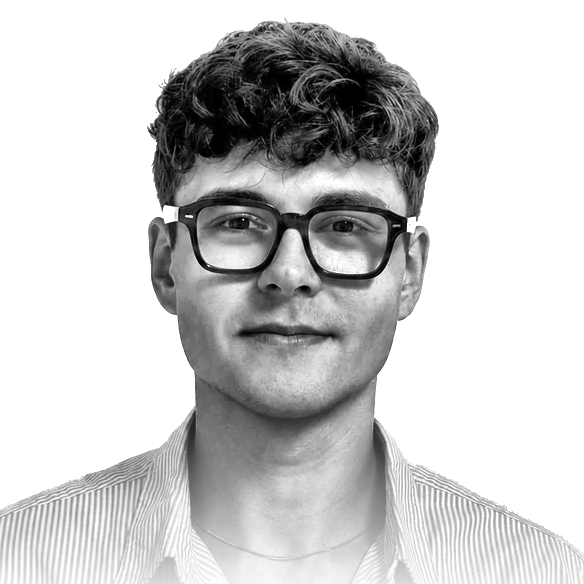
#> input picture assets/portrait-prepped.png, 584 x 584 px
$ python make_ascii_svg.py
#> lines starting #> are read from the running program, lines starting #| are printed output that depends on the picture
### scripts/theme.py
"""Palette partagée et helpers SVG communs aux trois modules du profil.

Un seul endroit définit les couleurs et le mécanisme clair/sombre. Les trois
générateurs (portrait, carte, heatmap) importent d'ici : sans ça ils divergent
au premier ajustement.

Deux contraintes portent tout ce fichier :

1. GitHub sert le README en thème clair OU sombre selon le lecteur, et un SVG
   inclus via <img> ne peut pas le savoir autrement qu'avec `prefers-color-scheme`.
2. L'animation doit être une *amélioration* d'un état déjà lisible, jamais une
   condition d'affichage. D'où `prefers-reduced-motion: no-preference` : par
   défaut tout est visible et figé, le mouvement ne s'ajoute que si le lecteur
   ne l'a pas refusé. C'est aussi pourquoi on n'utilise pas SMIL, qui ignore
   les media queries.
"""

# --- Fonds de référence GitHub (pour la vérification de contraste) -----------

BG_LIGHT = "#ffffff"
BG_DARK = "#0d1117"

# --- Rôles de couleur -------------------------------------------------------
# `ink`   : texte principal, portrait ASCII
# `dim`   : texte secondaire, labels, légende
# `faint` : filets, séparateurs
# `accent`: le `$` du prompt et les valeurs mises en avant

LIGHT = {
    "ink": "#1f2328",
    "dim": "#59636e",
    "faint": "#d1d9e0",
    "accent": "#1a7f37",
}

DARK = {
    "ink": "#e6edf3",
    "dim": "#9198a1",
    "faint": "#3d444d",
    "accent": "#3fb950",
}

# Échelle de la heatmap, 5 niveaux (0 = aucune contribution).
# Ce sont les échelles réelles de GitHub : la grille doit se lire
# instantanément comme un graphe de contributions, pas comme une imitation.
HEAT_LIGHT = ["#ebedf0", "#aceebb", "#4ac26b", "#2da44e", "#116329"]
HEAT_DARK = ["#151b23", "#033a16", "#196c2e", "#2ea043", "#56d364"]

# Pile monospace : aucune police externe n'est chargeable depuis un SVG sur
# GitHub (CSP). On se rabat sur ce que la machine du lecteur possède déjà.
MONO = (
    "ui-monospace, SFMono-Regular, 'SF Mono', Menlo, Consolas, "
    "'Liberation Mono', monospace"
)


# --- Contraste --------------------------------------------------------------


def _srgb_to_linear(c: float) -> float:
    return c / 12.92 if c <= 0.04045 else ((c + 0.055) / 1.055) ** 2.4


# [15 lines left out: functions relative_luminance, contrast_ratio, not called in this run]


# --- Fragments SVG ----------------------------------------------------------


def css_variables() -> str:
    """Bloc `:root` qui bascule les variables de couleur selon le thème."""
    light = "\n".join(f"      --{k}: {v};" for k, v in LIGHT.items())
    dark = "\n".join(f"        --{k}: {v};" for k, v in DARK.items())
    heat_light = "\n".join(
        f"      --heat-{i}: {c};" for i, c in enumerate(HEAT_LIGHT)
    )
    heat_dark = "\n".join(f"        --heat-{i}: {c};" for i, c in enumerate(HEAT_DARK))
    return (
        "    :root {\n"
        f"{light}\n{heat_light}\n"
        "    }\n"
        "    @media (prefers-color-scheme: dark) {\n"
        "      :root {\n"
        f"{dark}\n{heat_dark}\n"
        "      }\n"
        "    }"
    )


def motion_guard(rules: str) -> str:
    """Enveloppe des règles d'animation pour qu'elles ne s'appliquent qu'aux
    lecteurs qui n'ont pas demandé la réduction des animations.

    L'état par défaut du SVG doit être l'état *final* (contenu visible). Ces
    règles ne font que rejouer l'arrivée. Un lecteur en `reduce`, un moteur de
    rendu sans animation ou un onglet en arrière-plan voient le résultat fini
    plutôt qu'un cadre vide.
    """
    indented = "\n".join("  " + line if line.strip() else line for line in rules.splitlines())
    return (
        "    @media (prefers-reduced-motion: no-preference) {\n"
        f"{indented}\n"
        "    }"
    )


def svg_header(width: int, height: int, title: str, desc: str) -> str:
    """Ouvre un SVG accessible et correctement dimensionné.

    `role="img"` + <title>/<desc> : le README l'inclut via <img>, dont le alt
    ne décrit que le fichier. Le contenu textuel réel, lui, vit ici.
    """
    return (
        f'<svg xmlns="http://www.w3.org/2000/svg" '
        f'viewBox="0 0 {width} {height}" width="{width}" height="{height}" '
        f'role="img" aria-labelledby="title desc" '
        f'font-family="{MONO}">\n'
        f"  <title id=\"title\">{title}</title>\n"
        f"  <desc id=\"desc\">{desc}</desc>\n"
    )


def escape(text: str) -> str:
    """Échappe le texte destiné à un nœud SVG."""
    return (
        text.replace("&", "&amp;")
        .replace("<", "&lt;")
        .replace(">", "&gt;")
        .replace('"', "&quot;")
    )


# [21 lines that do not run on import are left out]

### scripts/make_ascii_svg.py
"""Convertit la photo préparée en un portrait ASCII qui se tape tout seul.

Deux partis pris qui font la différence entre un portrait lisible et de la neige :

- **Monochrome.** Une seule couleur. La coloration par caractère est
  précisément ce qui fait ressembler la plupart des portraits ASCII à de la
  friture d'écran.
- **Fond effacé.** L'espace est en tête de la rampe, donc le fond blanc pur
  produit du vide et seul le sujet s'imprime.

Trois détails techniques que l'article d'origine n'aborde pas :

- `textLength` + `lengthAdjust="spacingAndGlyphs"` sur chaque ligne. Sans ça
  on suppose que la police monospace du lecteur a l'avance qu'on a prévue ;
  elle varie d'une machine à l'autre et le texte déborde du viewBox.
- Animation en **keyframes CSS et non en SMIL**, parce que SMIL ignore
  `prefers-reduced-motion`. L'état par défaut est le portrait fini ; le
  mouvement ne s'ajoute que pour qui ne l'a pas refusé.
- **Deux grilles de glyphes, une par thème.** Un portrait ASCII place des
  glyphes denses là où il y a de l'encre. Sur fond blanc l'encre est sombre,
  donc dense = ombre. Sur fond sombre l'encre devient claire : la même grille
  s'y lit en négatif, cheveux lumineux et visage sombre. Le thème sombre a
  donc sa propre grille, calculée avec la rampe inversée, et le masque du
  sujet empêche le fond d'y devenir la zone la plus dense de l'image.

Usage : python scripts/make_ascii_svg.py
        STATIC=1 python scripts/make_ascii_svg.py   (sans animation)
        PREVIEW=1 python scripts/make_ascii_svg.py  (rendu texte au terminal)
"""

from __future__ import annotations

import os
from pathlib import Path

import numpy as np
from PIL import Image

import theme

ROOT = Path(__file__).resolve().parent.parent
SRC = ROOT / "assets" / "portrait-prepped.png"
MASK = ROOT / "assets" / "portrait-mask.png"
OUT = ROOT / "ascii-portrait.svg"

# Rampe de densité : clair (rare) -> sombre (dense).
# L'espace en tête est ce qui efface le fond.
RAMP = " .`:-=+*cs#%@"

COLS, ROWS = 92, 46  # un glyphe monospace fait ~2x plus haut que large,
#                      donc 92 x 0.5 = 46 : la grille reçoit un cadre carré.

FONT_SIZE = 12.0
CHAR_W = FONT_SIZE * 0.6  # avance nominale d'une monospace
CHAR_H = CHAR_W * 2  # hauteur de cellule, pour un ratio de 0,5
PAD = 10.0

# >1 éclaircit les demi-tons. Indispensable ici : à gamma 1 le visage sort en
# demi-teintes et les lunettes, sourcils et cheveux ne tranchent plus sur lui.
GAMMA = 1.7

ROW_DURATION = 0.45  # durée du balayage d'une ligne
ROW_STAGGER = 0.055  # décalage d'une ligne à la suivante


def downsample(image: np.ndarray) -> np.ndarray:
    """Ramène l'image à la grille de caractères, par moyenne de zone."""
    small = Image.fromarray(image, mode="L").resize((COLS, ROWS), Image.BOX)
    return np.asarray(small, dtype=np.float64) / 255.0


def to_ascii(values: np.ndarray, mask: np.ndarray, invert: bool) -> list[str]:
    """Mappe la grille de luminance sur la rampe de densité.

    `invert=False` (thème clair) : dense là où c'est sombre. Le fond, blanc pur,
    tombe naturellement sur l'espace.

    `invert=True` (thème sombre) : dense là où c'est clair, puisque les glyphes
    y sont lumineux. Le fond serait alors la zone la plus dense de l'image —
    d'où la pondération par le masque du sujet, qui le ramène à zéro.
    """
    density = (values if invert else 1.0 - values) ** GAMMA
    if invert:
        density *= mask
    idx = np.clip(np.rint(density * (len(RAMP) - 1)), 0, len(RAMP) - 1).astype(int)
    return ["".join(RAMP[i] for i in row) for row in idx]


def build_svg(light: list[str], dark: list[str], animated: bool) -> str:
    width = round(COLS * CHAR_W + 2 * PAD, 2)
    height = round(ROWS * CHAR_H + 2 * PAD, 2)
    text_len = round(COLS * CHAR_W, 2)

    motion = theme.motion_guard(
        f""".row {{
  animation: type {ROW_DURATION}s steps({COLS}, end) var(--d) both;
}}
.cursor {{
  animation: ride {ROW_DURATION}s steps({COLS}, end) var(--d) both;
}}
@keyframes type {{
  from {{ clip-path: inset(0 100% 0 0); }}
  to   {{ clip-path: inset(0 0 0 0); }}
}}
@keyframes ride {{
  0%   {{ transform: translateX(0); opacity: 1; }}
  92%  {{ opacity: 1; }}
  100% {{ transform: translateX({text_len}px); opacity: 0; }}
}}"""
    )

    styles = [
        theme.css_variables(),
        f"""    .row {{
      fill: var(--ink);
      font-size: {FONT_SIZE}px;
      white-space: pre;
      clip-path: inset(0 0 0 0);
    }}
    .cursor {{
      fill: var(--accent);
      opacity: 0;
    }}
    .art-dark {{ display: none; }}
    @media (prefers-color-scheme: dark) {{
      .art-light {{ display: none; }}
      .art-dark {{ display: block; }}
    }}""",
    ]
    if animated:
        styles.append(motion)

    parts = [
        theme.svg_header(
            int(width),
            int(height),
            "ASCII portrait of Quentin Moraine",
            "Monochrome ASCII-art portrait, printed line by line, "
            "generated from a photograph.",
        ),
        "  <style>\n" + "\n".join(styles) + "\n  </style>\n",
    ]

    for variant, lines in (("art-light", light), ("art-dark", dark)):
        parts.append(f'  <g class="{variant}">\n')
        for i, line in enumerate(lines):
            y = round(PAD + (i + 0.8) * CHAR_H, 2)
            delay = round(i * ROW_STAGGER, 3)
            parts.append(
                f'    <text class="row" x="{PAD}" y="{y}" '
                f'textLength="{text_len}" lengthAdjust="spacingAndGlyphs" '
                f'xml:space="preserve" style="--d:{delay}s">{theme.escape(line)}</text>\n'
            )
            if animated:
                parts.append(
                    f'    <rect class="cursor" x="{PAD}" y="{round(y - CHAR_H * 0.72, 2)}" '
                    f'width="{round(CHAR_W, 2)}" height="{round(CHAR_H * 0.78, 2)}" '
                    f'style="--d:{delay}s"/>\n'
                )
        parts.append("  </g>\n")

    parts.append("</svg>\n")
    return "".join(parts)


def main() -> None:
    for path in (SRC, MASK):
        if not path.exists():
            raise SystemExit(f"{path.name} manquant — lancer d'abord prep_photo.py")

    values = downsample(np.asarray(Image.open(SRC).convert("L")))
#> in downsample, `small = Image.fromarray(image, mode="L").resize((COLS, ROWS), Image.BOX)`:
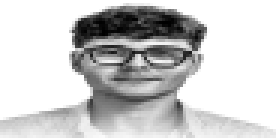
#> small: PIL image 92x46 L (shown 3 times larger); min 0, max 255, mean 203
#> in downsample, image is the input picture: shape (584, 584); min 0, max 255, mean 202.9
    mask = downsample(np.asarray(Image.open(MASK).convert("L")))
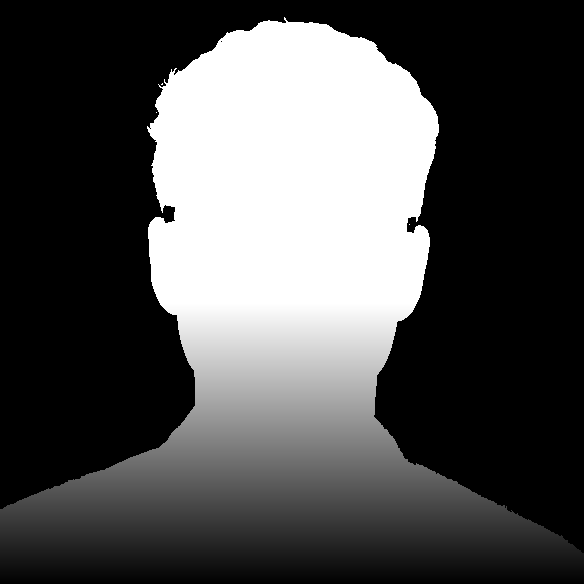
#> input picture assets/portrait-mask.png, 584 x 584 px
#> in downsample (call 2), `small = Image.fromarray(image, mode="L").resize((COLS, ROWS), Image.BOX)`:
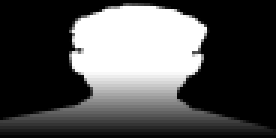
#> small: PIL image 92x46 L (shown 3 times larger); min 0, max 255, mean 79.5
#> in downsample, image is the input picture: shape (584, 584); min 0, max 255, mean 79.6

    light = to_ascii(values, mask, invert=False)
#> in to_ascii, `density = (values if invert else 1.0 - values) ** GAMMA`:
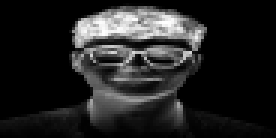
#> density: shape (46, 92) float64 (shown 3 times larger); min 0, max 1, mean 0.137
#> light = 46 items
    dark = to_ascii(values, mask, invert=True)
#> call 2 of to_ascii, with invert = True
#> in to_ascii (call 2), `density = (values if invert else 1.0 - values) ** GAMMA`:
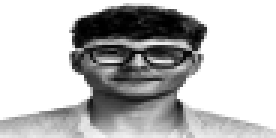
#> density: shape (46, 92) float64 (shown 3 times larger); min 0, max 1, mean 0.732
#> in to_ascii (call 2), `density *= mask`:
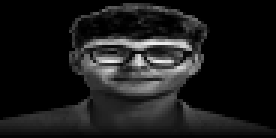
#> density: shape (46, 92) float64 (shown 3 times larger); min 0, max 0.941, mean 0.104
#> in to_ascii (call 2), `idx = np.clip(np.rint(density * (len(RAMP) - 1)), 0, len(RAMP) - 1).as..`:
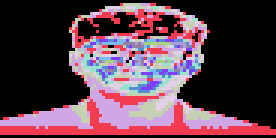
#> idx: shape (46, 92) int64 (shown 3 times larger); 12 distinct labels, from 0 to 11; one colour per label, 0 black
#> dark = 46 items

    if os.environ.get("PREVIEW"):
        which = os.environ["PREVIEW"]
        lines = dark if which == "dark" else light
        print("\n".join(lines))
        used = sorted({c for line in lines for c in line}, key=RAMP.index)
        print(f"\ngrille {COLS}x{ROWS} | variante {'sombre' if which == 'dark' else 'claire'}"
              f" | glyphes utilisés : {len(used)}/{len(RAMP)} -> {''.join(used)!r}")
        return

    svg = build_svg(light, dark, animated=not os.environ.get("STATIC"))
#> the loop in build_svg, `for variant, lines in (("art-light", light), ("art-dark", dark)):` made 2 passes
#> variant on passes 1 to 2: 'art-light', 'art-dark'
#> after the loop in build_svg, `for variant, lines in (("art-light", light), ("art-dark", dark)):`: parts = 190 items
    OUT.write_text(svg, encoding="utf-8")
    print(f"{OUT.relative_to(ROOT)}  {len(svg) / 1024:.1f} Ko  "
          f"{int(COLS * CHAR_W + 2 * PAD)}x{int(ROWS * CHAR_H + 2 * PAD)}  "
          f"(2 grilles : claire + sombre)")
#| ascii-portrait.svg  31.0 Ko  682x682  (2 grilles : claire + sombre)


if __name__ == "__main__":
    main()
